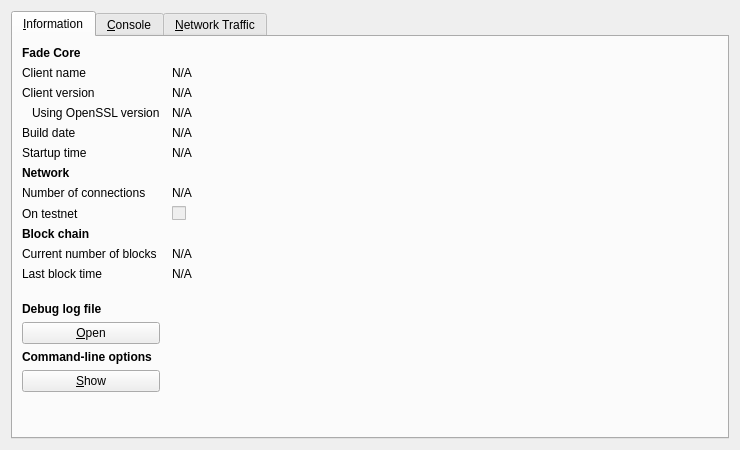
<?xml version="1.0" encoding="UTF-8"?>
<ui version="4.0">
 <class>RPCConsole</class>
 <widget class="QDialog" name="RPCConsole">
  <property name="geometry">
   <rect>
    <x>0</x>
    <y>0</y>
    <width>740</width>
    <height>450</height>
   </rect>
  </property>
  <property name="windowTitle">
   <string>Fade - Debug window</string>
  </property>
  <layout class="QVBoxLayout" name="verticalLayout_2">
   <item>
    <widget class="QTabWidget" name="tabWidget">
     <property name="currentIndex">
      <number>0</number>
     </property>
     <widget class="QWidget" name="tab_info">
      <attribute name="title">
       <string>&amp;Information</string>
      </attribute>
      <layout class="QGridLayout" name="gridLayout" columnstretch="0,1">
       <property name="horizontalSpacing">
        <number>12</number>
       </property>
       <item row="0" column="0">
        <widget class="QLabel" name="label_9">
         <property name="font">
          <font>
           <weight>75</weight>
           <bold>true</bold>
          </font>
         </property>
         <property name="text">
          <string>Fade Core</string>
         </property>
        </widget>
       </item>
       <item row="1" column="0">
        <widget class="QLabel" name="label_5">
         <property name="text">
          <string>Client name</string>
         </property>
        </widget>
       </item>
       <item row="1" column="1">
        <widget class="QLabel" name="clientName">
         <property name="cursor">
          <cursorShape>IBeamCursor</cursorShape>
         </property>
         <property name="text">
          <string>N/A</string>
         </property>
         <property name="textFormat">
          <enum>Qt::PlainText</enum>
         </property>
         <property name="textInteractionFlags">
          <set>Qt::LinksAccessibleByMouse|Qt::TextSelectableByKeyboard|Qt::TextSelectableByMouse</set>
         </property>
        </widget>
       </item>
       <item row="2" column="0">
        <widget class="QLabel" name="label_6">
         <property name="text">
          <string>Client version</string>
         </property>
        </widget>
       </item>
       <item row="2" column="1">
        <widget class="QLabel" name="clientVersion">
         <property name="cursor">
          <cursorShape>IBeamCursor</cursorShape>
         </property>
         <property name="text">
          <string>N/A</string>
         </property>
         <property name="textFormat">
          <enum>Qt::PlainText</enum>
         </property>
         <property name="textInteractionFlags">
          <set>Qt::LinksAccessibleByMouse|Qt::TextSelectableByKeyboard|Qt::TextSelectableByMouse</set>
         </property>
        </widget>
       </item>
       <item row="3" column="0">
        <widget class="QLabel" name="label_14">
         <property name="text">
          <string>Using OpenSSL version</string>
         </property>
         <property name="indent">
          <number>10</number>
         </property>
        </widget>
       </item>
       <item row="3" column="1">
        <widget class="QLabel" name="openSSLVersion">
         <property name="cursor">
          <cursorShape>IBeamCursor</cursorShape>
         </property>
         <property name="text">
          <string>N/A</string>
         </property>
         <property name="textFormat">
          <enum>Qt::PlainText</enum>
         </property>
         <property name="textInteractionFlags">
          <set>Qt::LinksAccessibleByMouse|Qt::TextSelectableByKeyboard|Qt::TextSelectableByMouse</set>
         </property>
        </widget>
       </item>
       <item row="4" column="0">
        <widget class="QLabel" name="label_12">
         <property name="text">
          <string>Build date</string>
         </property>
        </widget>
       </item>
       <item row="4" column="1">
        <widget class="QLabel" name="buildDate">
         <property name="cursor">
          <cursorShape>IBeamCursor</cursorShape>
         </property>
         <property name="text">
          <string>N/A</string>
         </property>
         <property name="textFormat">
          <enum>Qt::PlainText</enum>
         </property>
         <property name="textInteractionFlags">
          <set>Qt::LinksAccessibleByMouse|Qt::TextSelectableByKeyboard|Qt::TextSelectableByMouse</set>
         </property>
        </widget>
       </item>
       <item row="5" column="0">
        <widget class="QLabel" name="label_13">
         <property name="text">
          <string>Startup time</string>
         </property>
        </widget>
       </item>
       <item row="5" column="1">
        <widget class="QLabel" name="startupTime">
         <property name="cursor">
          <cursorShape>IBeamCursor</cursorShape>
         </property>
         <property name="text">
          <string>N/A</string>
         </property>
         <property name="textFormat">
          <enum>Qt::PlainText</enum>
         </property>
         <property name="textInteractionFlags">
          <set>Qt::LinksAccessibleByMouse|Qt::TextSelectableByKeyboard|Qt::TextSelectableByMouse</set>
         </property>
        </widget>
       </item>
       <item row="6" column="0">
        <widget class="QLabel" name="label_11">
         <property name="font">
          <font>
           <weight>75</weight>
           <bold>true</bold>
          </font>
         </property>
         <property name="text">
          <string>Network</string>
         </property>
        </widget>
       </item>
       <item row="7" column="0">
        <widget class="QLabel" name="label_7">
         <property name="text">
          <string>Number of connections</string>
         </property>
        </widget>
       </item>
       <item row="7" column="1">
        <widget class="QLabel" name="numberOfConnections">
         <property name="cursor">
          <cursorShape>IBeamCursor</cursorShape>
         </property>
         <property name="text">
          <string>N/A</string>
         </property>
         <property name="textFormat">
          <enum>Qt::PlainText</enum>
         </property>
         <property name="textInteractionFlags">
          <set>Qt::LinksAccessibleByMouse|Qt::TextSelectableByKeyboard|Qt::TextSelectableByMouse</set>
         </property>
        </widget>
       </item>
       <item row="8" column="0">
        <widget class="QLabel" name="label_8">
         <property name="text">
          <string>On testnet</string>
         </property>
        </widget>
       </item>
       <item row="8" column="1">
        <widget class="QCheckBox" name="isTestNet">
         <property name="enabled">
          <bool>false</bool>
         </property>
         <property name="text">
          <string/>
         </property>
        </widget>
       </item>
       <item row="9" column="0">
        <widget class="QLabel" name="label_10">
         <property name="font">
          <font>
           <weight>75</weight>
           <bold>true</bold>
          </font>
         </property>
         <property name="text">
          <string>Block chain</string>
         </property>
        </widget>
       </item>
       <item row="10" column="0">
        <widget class="QLabel" name="label_3">
         <property name="text">
          <string>Current number of blocks</string>
         </property>
        </widget>
       </item>
       <item row="10" column="1">
        <widget class="QLabel" name="numberOfBlocks">
         <property name="cursor">
          <cursorShape>IBeamCursor</cursorShape>
         </property>
         <property name="text">
          <string>N/A</string>
         </property>
         <property name="textFormat">
          <enum>Qt::PlainText</enum>
         </property>
         <property name="textInteractionFlags">
          <set>Qt::LinksAccessibleByMouse|Qt::TextSelectableByKeyboard|Qt::TextSelectableByMouse</set>
         </property>
        </widget>
       </item>
       <item row="11" column="0">
        <widget class="QLabel" name="label_2">
         <property name="text">
          <string>Last block time</string>
         </property>
        </widget>
       </item>
       <item row="11" column="1">
        <widget class="QLabel" name="lastBlockTime">
         <property name="cursor">
          <cursorShape>IBeamCursor</cursorShape>
         </property>
         <property name="text">
          <string>N/A</string>
         </property>
         <property name="textFormat">
          <enum>Qt::PlainText</enum>
         </property>
         <property name="textInteractionFlags">
          <set>Qt::LinksAccessibleByMouse|Qt::TextSelectableByKeyboard|Qt::TextSelectableByMouse</set>
         </property>
        </widget>
       </item>
       <item row="12" column="0">
        <spacer name="verticalSpacer_2">
         <property name="orientation">
          <enum>Qt::Vertical</enum>
         </property>
         <property name="sizeHint" stdset="0">
          <size>
           <width>20</width>
           <height>20</height>
          </size>
         </property>
        </spacer>
       </item>
       <item row="13" column="0">
        <widget class="QLabel" name="labelDebugLogfile">
         <property name="font">
          <font>
           <weight>75</weight>
           <bold>true</bold>
          </font>
         </property>
         <property name="text">
          <string>Debug log file</string>
         </property>
        </widget>
       </item>
       <item row="14" column="0">
        <widget class="QPushButton" name="openDebugLogfileButton">
         <property name="toolTip">
          <string>Open the Fade debug log file from the current data directory. This can take a few seconds for large log files.</string>
         </property>
         <property name="text">
          <string>&amp;Open</string>
         </property>
         <property name="autoDefault">
          <bool>false</bool>
         </property>
        </widget>
       </item>
       <item row="15" column="0">
        <widget class="QLabel" name="labelCLOptions">
         <property name="font">
          <font>
           <weight>75</weight>
           <bold>true</bold>
          </font>
         </property>
         <property name="text">
          <string>Command-line options</string>
         </property>
        </widget>
       </item>
       <item row="16" column="0">
        <widget class="QPushButton" name="showCLOptionsButton">
         <property name="toolTip">
          <string>Show the Fade-Qt help message to get a list with possible Fade command-line options.</string>
         </property>
         <property name="text">
          <string>&amp;Show</string>
         </property>
         <property name="autoDefault">
          <bool>false</bool>
         </property>
        </widget>
       </item>
       <item row="17" column="0">
        <spacer name="verticalSpacer">
         <property name="orientation">
          <enum>Qt::Vertical</enum>
         </property>
         <property name="sizeHint" stdset="0">
          <size>
           <width>20</width>
           <height>40</height>
          </size>
         </property>
        </spacer>
       </item>
      </layout>
     </widget>
     <widget class="QWidget" name="tab_console">
      <attribute name="title">
       <string>&amp;Console</string>
      </attribute>
      <layout class="QVBoxLayout" name="verticalLayout_3">
       <property name="spacing">
        <number>3</number>
       </property>
       <item>
        <widget class="QTextEdit" name="messagesWidget">
         <property name="minimumSize">
          <size>
           <width>0</width>
           <height>100</height>
          </size>
         </property>
         <property name="readOnly">
          <bool>true</bool>
         </property>
         <property name="tabKeyNavigation" stdset="0">
          <bool>false</bool>
         </property>
         <property name="columnCount" stdset="0">
          <number>2</number>
         </property>
        </widget>
       </item>
       <item>
        <layout class="QHBoxLayout" name="horizontalLayout">
         <property name="spacing">
          <number>3</number>
         </property>
         <item>
          <widget class="QLabel" name="label">
           <property name="text">
            <string notr="true">&gt;</string>
           </property>
          </widget>
         </item>
         <item>
          <widget class="QLineEdit" name="lineEdit"/>
         </item>
         <item>
          <widget class="QPushButton" name="clearButton">
           <property name="maximumSize">
            <size>
             <width>24</width>
             <height>24</height>
            </size>
           </property>
           <property name="toolTip">
            <string>Clear console</string>
           </property>
           <property name="text">
            <string/>
           </property>
           <property name="icon">
            <iconset resource="../bitcoin.qrc">
             <normaloff>:/icons/remove</normaloff>:/icons/remove</iconset>
           </property>
           <property name="shortcut">
            <string notr="true">Ctrl+L</string>
           </property>
           <property name="autoDefault">
            <bool>false</bool>
           </property>
          </widget>
         </item>
        </layout>
       </item>
      </layout>
     </widget>
     <widget class="QWidget" name="tab">
      <attribute name="title">
       <string>&amp;Network Traffic</string>
      </attribute>
      <layout class="QHBoxLayout" name="horizontalLayout_3">
       <item>
        <layout class="QVBoxLayout" name="verticalLayout_4">
         <item>
          <widget class="TrafficGraphWidget" name="trafficGraph" native="true">
           <property name="sizePolicy">
            <sizepolicy hsizetype="Expanding" vsizetype="Expanding">
             <horstretch>0</horstretch>
             <verstretch>0</verstretch>
            </sizepolicy>
           </property>
          </widget>
         </item>
         <item>
          <layout class="QHBoxLayout" name="horizontalLayout_2">
           <item>
            <widget class="QSlider" name="sldGraphRange">
             <property name="minimum">
              <number>1</number>
             </property>
             <property name="maximum">
              <number>288</number>
             </property>
             <property name="pageStep">
              <number>12</number>
             </property>
             <property name="value">
              <number>6</number>
             </property>
             <property name="orientation">
              <enum>Qt::Horizontal</enum>
             </property>
            </widget>
           </item>
           <item>
            <widget class="QLabel" name="lblGraphRange">
             <property name="minimumSize">
              <size>
               <width>100</width>
               <height>0</height>
              </size>
             </property>
             <property name="alignment">
              <set>Qt::AlignCenter</set>
             </property>
            </widget>
           </item>
           <item>
            <widget class="QPushButton" name="btnClearTrafficGraph">
             <property name="text">
              <string>&amp;Clear</string>
             </property>
            </widget>
           </item>
          </layout>
         </item>
        </layout>
       </item>
       <item>
        <layout class="QVBoxLayout" name="verticalLayout">
         <item>
          <widget class="QGroupBox" name="groupBox">
           <property name="title">
            <string>Totals</string>
           </property>
           <layout class="QVBoxLayout" name="verticalLayout_5">
            <item>
             <layout class="QHBoxLayout" name="horizontalLayout_4">
              <item>
               <widget class="Line" name="line">
                <property name="sizePolicy">
                 <sizepolicy hsizetype="Fixed" vsizetype="Fixed">
                  <horstretch>0</horstretch>
                  <verstretch>0</verstretch>
                 </sizepolicy>
                </property>
                <property name="minimumSize">
                 <size>
                  <width>10</width>
                  <height>0</height>
                 </size>
                </property>
                <property name="palette">
                 <palette>
                  <active>
                   <colorrole role="Light">
                    <brush brushstyle="SolidPattern">
                     <color alpha="255">
                      <red>0</red>
                      <green>255</green>
                      <blue>0</blue>
                     </color>
                    </brush>
                   </colorrole>
                  </active>
                  <inactive>
                   <colorrole role="Light">
                    <brush brushstyle="SolidPattern">
                     <color alpha="255">
                      <red>0</red>
                      <green>255</green>
                      <blue>0</blue>
                     </color>
                    </brush>
                   </colorrole>
                  </inactive>
                  <disabled>
                   <colorrole role="Light">
                    <brush brushstyle="SolidPattern">
                     <color alpha="255">
                      <red>0</red>
                      <green>255</green>
                      <blue>0</blue>
                     </color>
                    </brush>
                   </colorrole>
                  </disabled>
                 </palette>
                </property>
                <property name="orientation">
                 <enum>Qt::Horizontal</enum>
                </property>
               </widget>
              </item>
              <item>
               <widget class="QLabel" name="label_16">
                <property name="text">
                 <string>In:</string>
                </property>
               </widget>
              </item>
              <item>
               <widget class="QLabel" name="lblBytesIn">
                <property name="minimumSize">
                 <size>
                  <width>50</width>
                  <height>0</height>
                 </size>
                </property>
                <property name="alignment">
                 <set>Qt::AlignRight|Qt::AlignTrailing|Qt::AlignVCenter</set>
                </property>
               </widget>
              </item>
             </layout>
            </item>
            <item>
             <layout class="QHBoxLayout" name="horizontalLayout_5">
              <item>
               <widget class="Line" name="line_2">
                <property name="sizePolicy">
                 <sizepolicy hsizetype="Fixed" vsizetype="Fixed">
                  <horstretch>0</horstretch>
                  <verstretch>0</verstretch>
                 </sizepolicy>
                </property>
                <property name="minimumSize">
                 <size>
                  <width>10</width>
                  <height>0</height>
                 </size>
                </property>
                <property name="palette">
                 <palette>
                  <active>
                   <colorrole role="Light">
                    <brush brushstyle="SolidPattern">
                     <color alpha="255">
                      <red>255</red>
                      <green>0</green>
                      <blue>0</blue>
                     </color>
                    </brush>
                   </colorrole>
                  </active>
                  <inactive>
                   <colorrole role="Light">
                    <brush brushstyle="SolidPattern">
                     <color alpha="255">
                      <red>255</red>
                      <green>0</green>
                      <blue>0</blue>
                     </color>
                    </brush>
                   </colorrole>
                  </inactive>
                  <disabled>
                   <colorrole role="Light">
                    <brush brushstyle="SolidPattern">
                     <color alpha="255">
                      <red>255</red>
                      <green>0</green>
                      <blue>0</blue>
                     </color>
                    </brush>
                   </colorrole>
                  </disabled>
                 </palette>
                </property>
                <property name="orientation">
                 <enum>Qt::Horizontal</enum>
                </property>
               </widget>
              </item>
              <item>
               <widget class="QLabel" name="label_17">
                <property name="text">
                 <string>Out:</string>
                </property>
               </widget>
              </item>
              <item>
               <widget class="QLabel" name="lblBytesOut">
                <property name="minimumSize">
                 <size>
                  <width>50</width>
                  <height>0</height>
                 </size>
                </property>
                <property name="alignment">
                 <set>Qt::AlignRight|Qt::AlignTrailing|Qt::AlignVCenter</set>
                </property>
               </widget>
              </item>
             </layout>
            </item>
            <item>
             <spacer name="verticalSpacer_4">
              <property name="orientation">
               <enum>Qt::Vertical</enum>
              </property>
              <property name="sizeHint" stdset="0">
               <size>
                <width>20</width>
                <height>407</height>
               </size>
              </property>
             </spacer>
            </item>
           </layout>
          </widget>
         </item>
        </layout>
       </item>
      </layout>
     </widget>
    </widget>
   </item>
  </layout>
 </widget>
 <customwidgets>
  <customwidget>
   <class>TrafficGraphWidget</class>
   <extends>QWidget</extends>
   <header>trafficgraphwidget.h</header>
   <container>1</container>
   <slots>
    <slot>clear()</slot>
   </slots>
  </customwidget>
 </customwidgets>
 <resources>
  <include location="../bitcoin.qrc"/>
 </resources>
 <connections/>
</ui>
